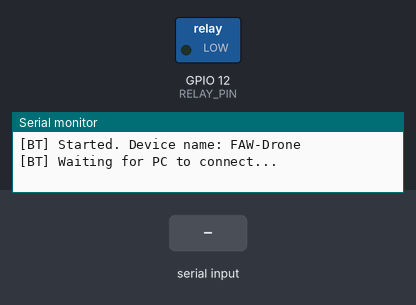
The sketch below on a simulated ESP32. On the bench: switched loads named in the sketch (green lamp = pin HIGH), the last lines printed to the serial monitor. The test bench sets the inputs (shaded band). Nothing arrives over Bluetooth unless stated.

Above: at 1.2 s.
1.3 s: "1" received over the second serial link
At 2.5 s:
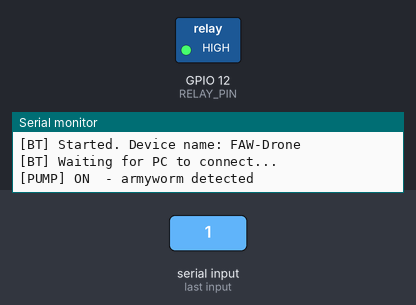
2.8 s: "0" received over the second serial link
At 3.8 s:
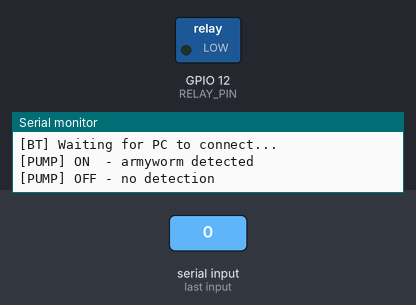
Timing chart, 0 to 5.8 s (numbered marks = the images above; inputs shaded):
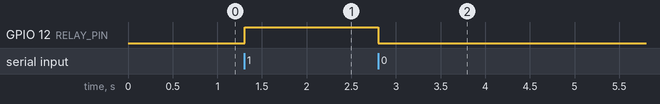

The sketch:

esp32_water_pump_sro4.ino
```cpp
#include "BluetoothSerial.h"

#define RELAY_PIN 12

BluetoothSerial SerialBT;
bool pumpState = false;

void btCallback(esp_spp_cb_event_t event, esp_spp_cb_param_t *param) {
    if (event == ESP_SPP_SRV_OPEN_EVT) {
        Serial.println("[BT] PC connected");
    } else if (event == ESP_SPP_CLOSE_EVT) {
        Serial.println("[BT] PC disconnected");
        // safety: turn pump off if connection drops
        digitalWrite(RELAY_PIN, LOW);
        pumpState = false;
    }
}

void setup() {
    Serial.begin(115200);
    pinMode(RELAY_PIN, OUTPUT);
    digitalWrite(RELAY_PIN, LOW);   // NC relay: LOW = pump OFF at startup
    SerialBT.register_callback(btCallback);
    SerialBT.begin("FAW-Drone");
    Serial.println("[BT] Started. Device name: FAW-Drone");
    Serial.println("[BT] Waiting for PC to connect...");
}

void loop() {
    if (SerialBT.available()) {
        char cmd = (char)SerialBT.read();
        if (cmd == '1' && !pumpState) {
            digitalWrite(RELAY_PIN, HIGH);  // NC relay: HIGH = pump ON
            pumpState = true;
            Serial.println("[PUMP] ON  - armyworm detected");
            SerialBT.println("PUMP_ON");
        } else if (cmd == '0' && pumpState) {
            digitalWrite(RELAY_PIN, LOW);   // NC relay: LOW = pump OFF
            pumpState = false;
            Serial.println("[PUMP] OFF - no detection");
            SerialBT.println("PUMP_OFF");
        }
    }
    delay(10);
}
```

Measured:
- after the input at 1.3 s, GPIO 12 (RELAY_PIN): LOW → HIGH at once
- after the input at 2.8 s, GPIO 12 (RELAY_PIN): HIGH → LOW at once
